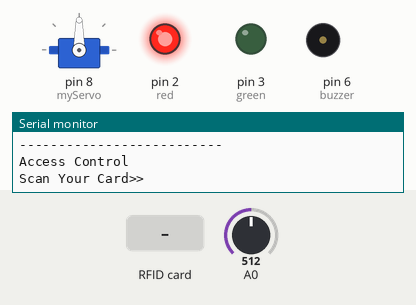
This sketch was run on a simulated Arduino Uno, built with avr-gcc and run on an emulated ATmega328P. Shown: servo, output pins drawn as LEDs (lit = HIGH), buzzer (waves = sounding), the last lines printed to the serial monitor. Dashed ring = blinking. The inputs (shaded band) are chosen by the test bench; at power-on: A0 = 512. Pins used as bus, display or sensor lines are not drawn.

Above: at 1.2 s.
1.3 s: RFID card 5E 7A 19 C4 held to the reader
At 1.57 s:
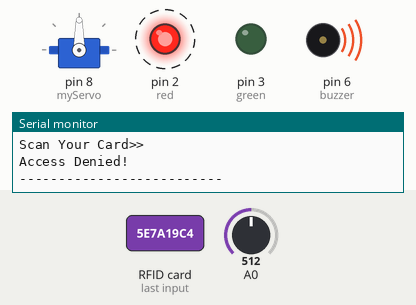
4.3 s: RFID card 2A F0 FA B0 held to the reader
At 4.7 s:
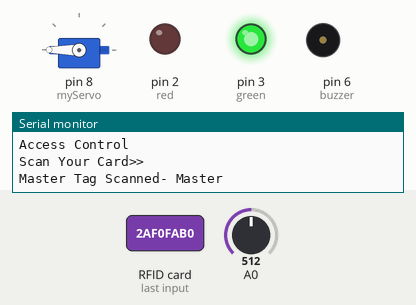
7.3 s: RFID card 1B F7 87 44 held to the reader
At 8.51 s:
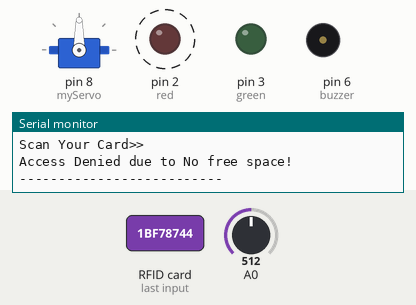
10.3 s: RFID card 55 DE 2C 5C held to the reader
At 13.1 s:
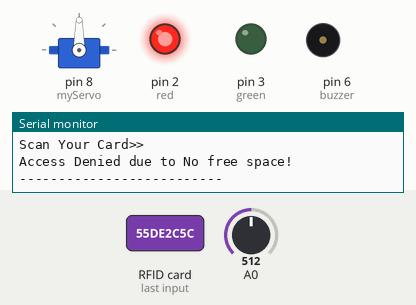
Timing chart, 0 to 14.3 s (numbered marks = the images above; inputs shaded):
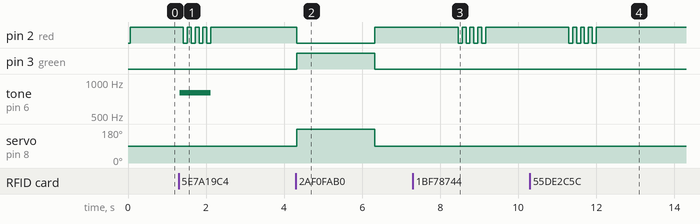

Measured:
- after the input at 1.3 s, pin 2 (red): alternates HIGH for 0.10 s and LOW for 0.10 s, 8 changes in all, then stays HIGH, starting after 0.12 s; tone on pin 6 (buzzer): silent → 800 Hz at once, → silent 0.80 s later
- after the input at 4.3 s, pin 2 (red): HIGH → LOW at once, → HIGH 2.0 s later; pin 3 (green): LOW → HIGH at once, → LOW 2.0 s later; servo on pin 8 (myServo): 90° → 180° at once, → 90° 2.0 s later
- after the input at 7.3 s, pin 2 (red): alternates HIGH for 0.10 s and LOW for 0.10 s, 8 changes in all, then stays HIGH, starting after 1.2 s
- after the input at 10.3 s, pin 2 (red): alternates HIGH for 0.10 s and LOW for 0.10 s, 8 changes in all, then stays HIGH, starting after 1.0 s

The sketch:

Name_CAR.ino
```cpp
#include <SPI.h>
#include <MFRC522.h>
#include <Servo.h>

#define SS_PIN 10
#define RST_PIN 9

byte readCard[4];
String MasterTags[] = {"2AF0FAB0", "1BF78744", "55DE2C5C"}; // Add new tag IDs here
String MasterNames[] = {"Master", "Akshaj", "Armaano"}; // Corresponding names for master tags

String tagID = "";
String activeMasterTag = ""; // Track the currently active master tag

MFRC522 mfrc522(SS_PIN, RST_PIN);
Servo myServo;

int red = 2;
int green = 3;
int ir = 7;
int buzzer = 6;

unsigned long firstMasterScanTime = 0; // Stores time of the first master tag scan
bool isFirstScan = true; // Flag to indicate if it's the first or second scan

void setup() {
  Serial.begin(9600);
  SPI.begin();
  pinMode(red, OUTPUT);
  pinMode(green, OUTPUT);
  pinMode(buzzer, OUTPUT);
  pinMode(ir, INPUT);

  mfrc522.PCD_Init();
  delay(4);
  digitalWrite(red, HIGH);
  digitalWrite(green, LOW);
  mfrc522.PCD_DumpVersionToSerial();

  Serial.println("--------------------------");
  Serial.println("Access Control");
  Serial.println("Scan Your Card>>");

  myServo.attach(8);
}

void loop() {
  unsigned int AnalogValue;

  AnalogValue = analogRead(A0);
  if (AnalogValue > 500) {
    digitalWrite(5, HIGH);
    digitalWrite(4, HIGH);
    digitalWrite(7, HIGH);
  }
  else {
    digitalWrite(5, LOW);
    digitalWrite(4, LOW);
    digitalWrite(7, LOW);
  }

  if (getID()) {
    bool isMaster = false;
    for (int i = 0; i < sizeof(MasterTags) / sizeof(MasterTags[0]); i++) {
      if (tagID == MasterTags[i]) {
        isMaster = true;
        break;
      }
    }

    if (isMaster) {
      if (tagID == activeMasterTag || activeMasterTag == "") {
        activeMasterTag = tagID; // Set the current active master tag

        // Find the index of the scanned master tag in the MasterTags array
        int index = 0;
        for (int i = 0; i < sizeof(MasterTags) / sizeof(MasterTags[0]); i++) {
          if (tagID == MasterTags[i]) {
            index = i;
            break;
          }
        }

        Serial.print("Master Tag Scanned- ");
        Serial.print(MasterNames[index]); // Print the name corresponding to the scanned tag

        digitalWrite(red, LOW);
        digitalWrite(green, HIGH);
        if (isFirstScan) {
          // First scan of the master tag - open servo
          myServo.write(180);
          delay(2000);
          myServo.write(90);
          firstMasterScanTime = millis();
          isFirstScan = false;
        } else {
          // Second scan of the master tag - calculate elapsed time in seconds
          unsigned long currentScanTime = millis();
          unsigned long elapsedTime = (currentScanTime - firstMasterScanTime) / 1000;
          Serial.print("   Elapsed Time: ");
          Serial.print(elapsedTime);
          Serial.println(" seconds");
          myServo.write(180);
          delay(2000);
          myServo.write(90);
          activeMasterTag = "";

          // Reset flags for next cycle
          isFirstScan = true;
          firstMasterScanTime = 0;
        }
        digitalWrite(red, HIGH);
        digitalWrite(green, LOW);
      } else {
        Serial.println("Access Denied due to No free space!");
        Serial.println("--------------------------");
        digitalWrite(red, HIGH);
        delay(100);
        digitalWrite(red, LOW);
        delay(100);
        digitalWrite(red, HIGH);
        delay(100);
        digitalWrite(red, LOW);
        delay(100);
        digitalWrite(red, HIGH);
        delay(100);
        digitalWrite(red, LOW);
        delay(100);
        digitalWrite(red, HIGH);
        delay(100);
        digitalWrite(red, LOW);
        delay(100);
        digitalWrite(red, HIGH);
        digitalWrite(green, LOW);
      }
    } else {
      Serial.println("Access Denied!");
      Serial.println("--------------------------");
      tone(buzzer, 800);
      digitalWrite(red, HIGH);
      delay(100);
      digitalWrite(red, LOW);
      delay(100);
      digitalWrite(red, HIGH);
      delay(100);
      digitalWrite(red, LOW);
      delay(100);
      digitalWrite(red, HIGH);
      delay(100);
      digitalWrite(red, LOW);
      delay(100);
      digitalWrite(red, HIGH);
      delay(100);
      digitalWrite(red, LOW);
      delay(100);
      noTone(buzzer);
      digitalWrite(red, HIGH);
      digitalWrite(green, LOW);
    }

    delay(2000);
    Serial.println("Access Control");
    Serial.println("Scan Your Card>>");
  }
}

boolean getID() {
  if (!mfrc522.PICC_IsNewCardPresent()) {
    return false;
  }

  if (!mfrc522.PICC_ReadCardSerial()) {
    return false;
  }

  tagID = "";

  for (uint8_t i = 0; i < 4; i++) {
    readCard[i] = mfrc522.uid.uidByte[i];
    tagID.concat(String(readCard[i], HEX));
  }

  tagID.toUpperCase();

  mfrc522.PICC_HaltA();

  return true;
}
```
